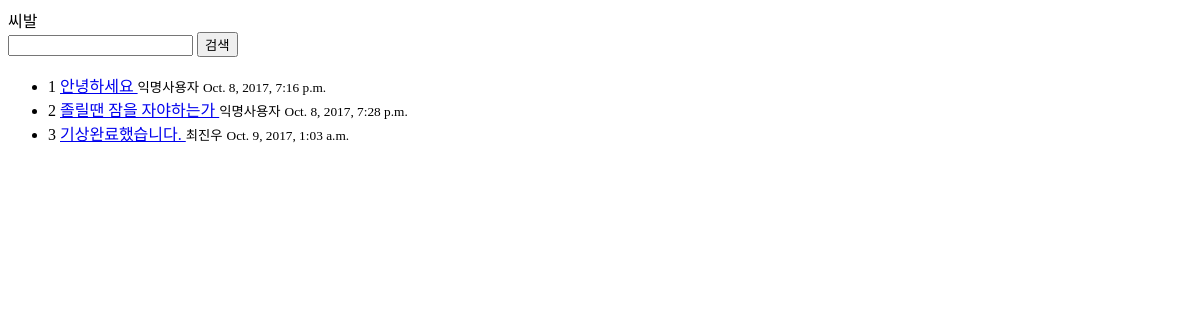
Page /home/ on the earlier database version.
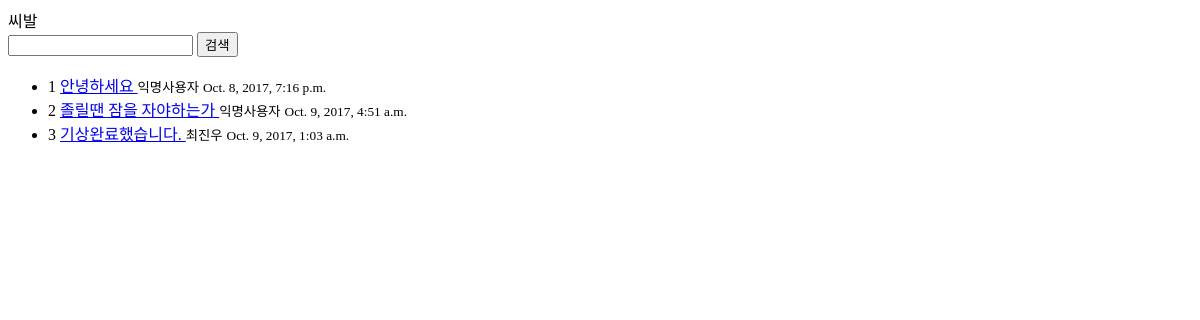
Same page on the later database version.
### home/models.py (models this page shows, shortened)
class Project(models.Model):
    STATUS_CHOICES = (
        ('d','Draft'),
        ('p', 'Published'),
    )
    author = models.CharField(max_length=20) #빈칸이 면 안됨
    title = models.CharField(max_length=100, verbose_name='제목')
    content = models.TextField(verbose_name='내용')
    tags = models.CharField(max_length=100,blank=True)
    status = models.CharField(max_length=1, choices=STATUS_CHOICES)
    tag_set = models.ManyToManyField('Tag')
    created_at = models.DateTimeField(auto_now_add=True)
    updated_at = models.DateTimeField(auto_now=True)

### home/views.py (the view)
def project_list(request):
    qs = Project.objects.all()
    q = request.GET.get('q','')
    if q:
        qs = qs.filter(title__icontains=q)
    return render(request, 'project_list.html',{
        'project_list':qs,
        'q':q,
    })

### home/templates/project_list.html (shortened to what this page needs)
<!DOCTYPE html>
<html lang="en">
<head>
</head>
<body>
씨발
<form action="" method="get">
    <input type="text" name="q" value="{{ q }}"/>
    <input type="submit" value="검색" />
</form>
<ul>
    {% for project in project_list%}
        <li>
            {{ project.id }}
            <a href="/project/{{ project.id }}">
                {{ project.title }}
            </a>
        <small>{{ project.author }}</small>
        <small>{{ project.updated_at }}</small>
        </li>
    {% endfor %}
</ul>
</body>
</html>

Differences in the rows shown:
changed Project "졸릴땐 잠을 자야하는가": updated_at "Oct. 8, 2017, 7:28 p.m." → "Oct. 9, 2017, 4:51 a.m."
